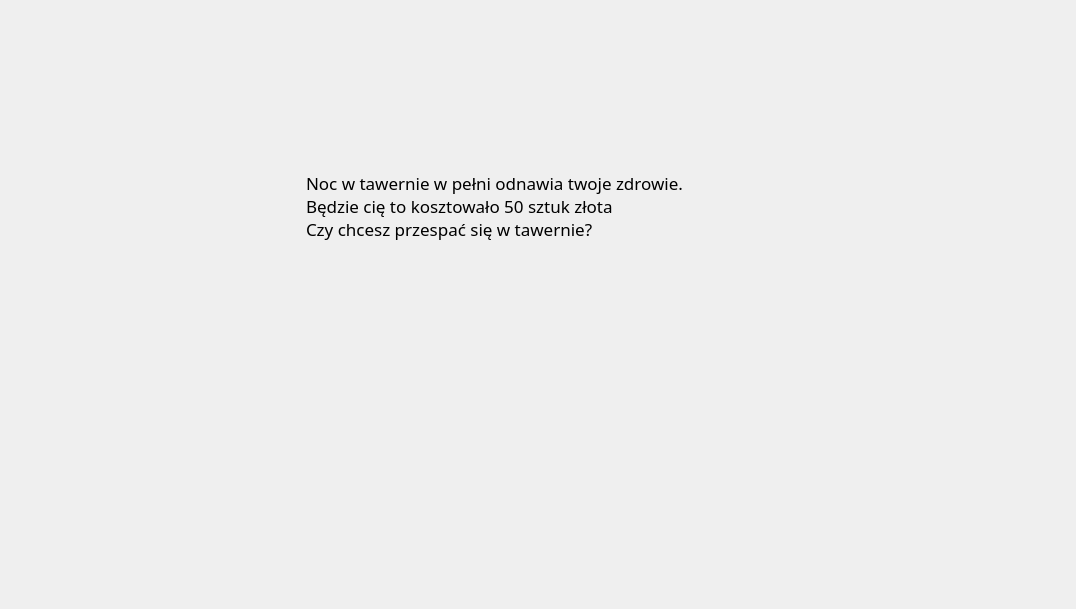
    <widget class="QWidget" name="Tavern">
     <widget class="QLabel" name="TavernBackground">
      <property name="geometry">
       <rect>
        <x>0</x>
        <y>0</y>
        <width>1067</width>
        <height>600</height>
       </rect>
      </property>
      <property name="text">
       <string/>
      </property>
      <property name="pixmap">
       <pixmap resource="mainwindow.qrc">:/resources/tla/tawerna.png</pixmap>
      </property>
      <property name="scaledContents">
       <bool>true</bool>
      </property>
     </widget>
     <widget class="QLabel" name="TavernTextbox">
      <property name="geometry">
       <rect>
        <x>270</x>
        <y>135</y>
        <width>612</width>
        <height>252</height>
       </rect>
      </property>
      <property name="text">
       <string/>
      </property>
      <property name="pixmap">
       <pixmap resource="mainwindow.qrc">:/resources/textbox.png</pixmap>
      </property>
      <property name="scaledContents">
       <bool>true</bool>
      </property>
     </widget>
     <widget class="QLabel" name="TavernInfoText">
      <property name="geometry">
       <rect>
        <x>306</x>
        <y>170</y>
        <width>541</width>
        <height>71</height>
       </rect>
      </property>
      <property name="font">
       <font>
        <family>Pixeloid Mono</family>
        <pointsize>13</pointsize>
       </font>
      </property>
      <property name="text">
       <string>Noc w tawernie w pełni odnawia twoje zdrowie.
Będzie cię to kosztowało 50 sztuk złota
Czy chcesz przespać się w tawernie?</string>
      </property>
     </widget>
     <widget class="QPushButton" name="TavernYesButton">
      <property name="geometry">
       <rect>
        <x>306</x>
        <y>306</y>
        <width>74</width>
        <height>40</height>
       </rect>
      </property>
      <property name="styleSheet">
       <string notr="true">QPushButton { background-color: transparent; border: 0px }</string>
      </property>
      <property name="text">
       <string/>
      </property>
      <property name="icon">
       <iconset resource="mainwindow.qrc">
        <normaloff>:/resources/przyciski/tak.png</normaloff>:/resources/przyciski/tak.png</iconset>
      </property>
      <property name="iconSize">
       <size>
        <width>200</width>
        <height>40</height>
       </size>
      </property>
     </widget>
     <widget class="QPushButton" name="TavernReturnButton">
      <property name="geometry">
       <rect>
        <x>712</x>
        <y>306</y>
        <width>134</width>
        <height>40</height>
       </rect>
      </property>
      <property name="styleSheet">
       <string notr="true">QPushButton { background-color: transparent; border: 0px }</string>
      </property>
      <property name="text">
       <string/>
      </property>
      <property name="icon">
       <iconset resource="mainwindow.qrc">
        <normaloff>:/resources/przyciski/powrot.png</normaloff>:/resources/przyciski/powrot.png</iconset>
      </property>
      <property name="iconSize">
       <size>
        <width>200</width>
        <height>40</height>
       </size>
      </property>
     </widget>
     <widget class="QLabel" name="TavernOutputText">
      <property name="enabled">
       <bool>true</bool>
      </property>
      <property name="geometry">
       <rect>
        <x>306</x>
        <y>252</y>
        <width>531</width>
        <height>41</height>
       </rect>
      </property>
      <property name="font">
       <font>
        <family>Pixeloid Mono</family>
        <pointsize>13</pointsize>
       </font>
      </property>
      <property name="text">
       <string/>
      </property>
      <property name="scaledContents">
       <bool>true</bool>
      </property>
     </widget>
    </widget>
